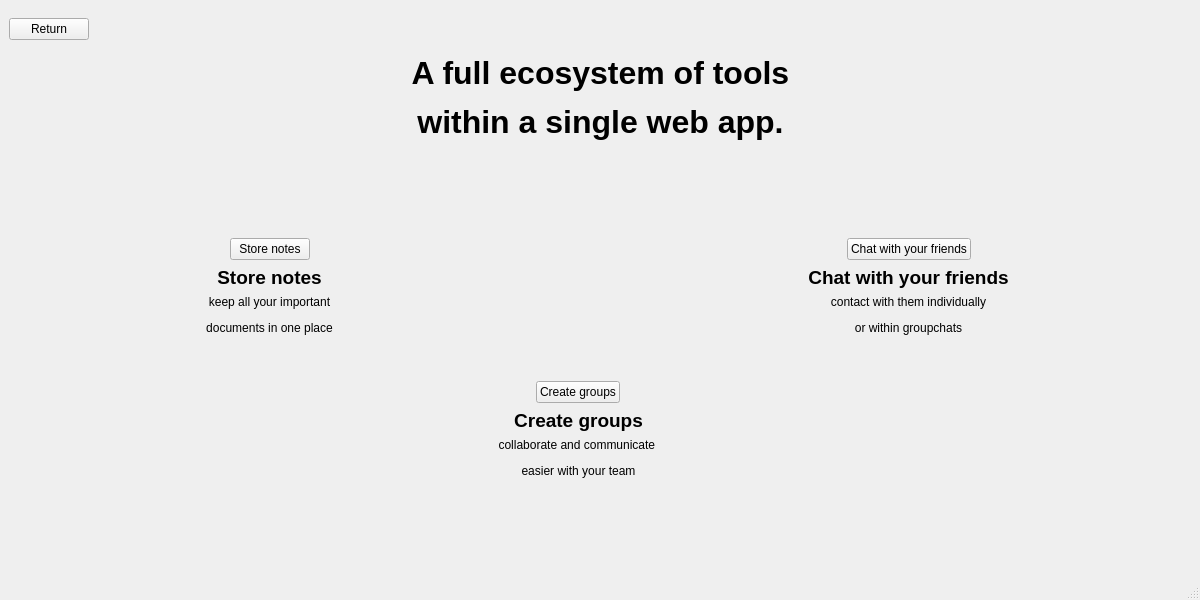
<?xml version="1.0" encoding="UTF-8"?>
<ui version="4.0">
 <class>FeaturesWindow</class>
 <widget class="QMainWindow" name="FeaturesWindow">
  <property name="geometry">
   <rect>
    <x>0</x>
    <y>0</y>
    <width>1200</width>
    <height>600</height>
   </rect>
  </property>
  <property name="windowTitle">
   <string>MainWindow</string>
  </property>
  <widget class="QWidget" name="centralwidget">
   <layout class="QGridLayout" name="gridLayout">
    <item row="0" column="0">
     <layout class="QGridLayout" name="gridLayout_2">
      <item row="3" column="1">
       <widget class="QPushButton" name="button_store_notes">
        <property name="sizePolicy">
         <sizepolicy hsizetype="Fixed" vsizetype="Fixed">
          <horstretch>0</horstretch>
          <verstretch>0</verstretch>
         </sizepolicy>
        </property>
        <property name="text">
         <string>Store notes</string>
        </property>
       </widget>
      </item>
      <item row="1" column="1" colspan="5">
       <widget class="QLabel" name="label">
        <property name="font">
         <font>
          <pointsize>24</pointsize>
          <weight>75</weight>
          <bold>true</bold>
         </font>
        </property>
        <property name="text">
         <string>&lt;html&gt;&lt;head/&gt;&lt;body&gt;&lt;p&gt;A full ecosystem of tools&lt;/p&gt;&lt;p&gt;within a single web app.&lt;/p&gt;&lt;/body&gt;&lt;/html&gt;</string>
        </property>
        <property name="alignment">
         <set>Qt::AlignCenter</set>
        </property>
       </widget>
      </item>
      <item row="3" column="6">
       <spacer name="horizontalSpacer_8">
        <property name="orientation">
         <enum>Qt::Horizontal</enum>
        </property>
        <property name="sizeHint" stdset="0">
         <size>
          <width>40</width>
          <height>20</height>
         </size>
        </property>
       </spacer>
      </item>
      <item row="3" column="0">
       <spacer name="verticalSpacer_4">
        <property name="orientation">
         <enum>Qt::Horizontal</enum>
        </property>
        <property name="sizeHint" stdset="0">
         <size>
          <width>40</width>
          <height>20</height>
         </size>
        </property>
       </spacer>
      </item>
      <item row="2" column="3">
       <spacer name="verticalSpacer_2">
        <property name="orientation">
         <enum>Qt::Vertical</enum>
        </property>
        <property name="sizeHint" stdset="0">
         <size>
          <width>20</width>
          <height>40</height>
         </size>
        </property>
       </spacer>
      </item>
      <item row="5" column="4" colspan="3">
       <widget class="QLabel" name="label_5">
        <property name="font">
         <font>
          <pointsize>14</pointsize>
          <weight>75</weight>
          <bold>true</bold>
         </font>
        </property>
        <property name="text">
         <string>Chat with your friends</string>
        </property>
        <property name="alignment">
         <set>Qt::AlignCenter</set>
        </property>
       </widget>
      </item>
      <item row="13" column="3">
       <spacer name="verticalSpacer">
        <property name="orientation">
         <enum>Qt::Vertical</enum>
        </property>
        <property name="sizeHint" stdset="0">
         <size>
          <width>20</width>
          <height>40</height>
         </size>
        </property>
       </spacer>
      </item>
      <item row="6" column="4" colspan="3">
       <widget class="QLabel" name="label_7">
        <property name="text">
         <string>&lt;html&gt;&lt;head/&gt;&lt;body&gt;&lt;p&gt;contact with them individually&lt;/p&gt;&lt;p&gt;or within groupchats&lt;/p&gt;&lt;/body&gt;&lt;/html&gt;</string>
        </property>
        <property name="alignment">
         <set>Qt::AlignCenter</set>
        </property>
       </widget>
      </item>
      <item row="3" column="4">
       <spacer name="horizontalSpacer_7">
        <property name="orientation">
         <enum>Qt::Horizontal</enum>
        </property>
        <property name="sizeHint" stdset="0">
         <size>
          <width>40</width>
          <height>20</height>
         </size>
        </property>
       </spacer>
      </item>
      <item row="11" column="2" colspan="3">
       <widget class="QLabel" name="label_2">
        <property name="font">
         <font>
          <pointsize>14</pointsize>
          <weight>75</weight>
          <bold>true</bold>
         </font>
        </property>
        <property name="text">
         <string>Create groups</string>
        </property>
        <property name="alignment">
         <set>Qt::AlignCenter</set>
        </property>
       </widget>
      </item>
      <item row="0" column="3">
       <spacer name="verticalSpacer_5">
        <property name="orientation">
         <enum>Qt::Vertical</enum>
        </property>
        <property name="sizeType">
         <enum>QSizePolicy::Preferred</enum>
        </property>
        <property name="sizeHint" stdset="0">
         <size>
          <width>20</width>
          <height>40</height>
         </size>
        </property>
       </spacer>
      </item>
      <item row="9" column="4">
       <spacer name="horizontalSpacer_5">
        <property name="orientation">
         <enum>Qt::Horizontal</enum>
        </property>
        <property name="sizeHint" stdset="0">
         <size>
          <width>40</width>
          <height>20</height>
         </size>
        </property>
       </spacer>
      </item>
      <item row="12" column="2" colspan="3">
       <widget class="QLabel" name="label_3">
        <property name="text">
         <string>&lt;html&gt;&lt;head/&gt;&lt;body&gt;&lt;p&gt;collaborate and communicate &lt;/p&gt;&lt;p&gt;easier with your team&lt;/p&gt;&lt;/body&gt;&lt;/html&gt;</string>
        </property>
        <property name="alignment">
         <set>Qt::AlignCenter</set>
        </property>
       </widget>
      </item>
      <item row="3" column="5">
       <widget class="QPushButton" name="button_chat_with_friends">
        <property name="sizePolicy">
         <sizepolicy hsizetype="Fixed" vsizetype="Fixed">
          <horstretch>0</horstretch>
          <verstretch>0</verstretch>
         </sizepolicy>
        </property>
        <property name="text">
         <string>Chat with your friends</string>
        </property>
       </widget>
      </item>
      <item row="5" column="0" colspan="3">
       <widget class="QLabel" name="label_4">
        <property name="font">
         <font>
          <pointsize>14</pointsize>
          <weight>75</weight>
          <bold>true</bold>
         </font>
        </property>
        <property name="text">
         <string>Store notes</string>
        </property>
        <property name="alignment">
         <set>Qt::AlignCenter</set>
        </property>
       </widget>
      </item>
      <item row="6" column="0" colspan="3">
       <widget class="QLabel" name="label_6">
        <property name="text">
         <string>&lt;html&gt;&lt;head/&gt;&lt;body&gt;&lt;p&gt;keep all your important&lt;/p&gt;&lt;p&gt;documents in one place&lt;/p&gt;&lt;/body&gt;&lt;/html&gt;</string>
        </property>
        <property name="alignment">
         <set>Qt::AlignCenter</set>
        </property>
       </widget>
      </item>
      <item row="3" column="2">
       <spacer name="horizontalSpacer_6">
        <property name="orientation">
         <enum>Qt::Horizontal</enum>
        </property>
        <property name="sizeHint" stdset="0">
         <size>
          <width>40</width>
          <height>20</height>
         </size>
        </property>
       </spacer>
      </item>
      <item row="0" column="0">
       <widget class="QPushButton" name="button_return">
        <property name="sizePolicy">
         <sizepolicy hsizetype="Fixed" vsizetype="Fixed">
          <horstretch>0</horstretch>
          <verstretch>0</verstretch>
         </sizepolicy>
        </property>
        <property name="text">
         <string>Return</string>
        </property>
       </widget>
      </item>
      <item row="9" column="3">
       <widget class="QPushButton" name="button_create_groups">
        <property name="sizePolicy">
         <sizepolicy hsizetype="Fixed" vsizetype="Fixed">
          <horstretch>0</horstretch>
          <verstretch>0</verstretch>
         </sizepolicy>
        </property>
        <property name="layoutDirection">
         <enum>Qt::LeftToRight</enum>
        </property>
        <property name="text">
         <string>Create groups</string>
        </property>
       </widget>
      </item>
      <item row="7" column="3">
       <spacer name="verticalSpacer_3">
        <property name="orientation">
         <enum>Qt::Vertical</enum>
        </property>
        <property name="sizeType">
         <enum>QSizePolicy::Fixed</enum>
        </property>
        <property name="sizeHint" stdset="0">
         <size>
          <width>20</width>
          <height>40</height>
         </size>
        </property>
       </spacer>
      </item>
      <item row="9" column="2">
       <spacer name="horizontalSpacer">
        <property name="orientation">
         <enum>Qt::Horizontal</enum>
        </property>
        <property name="sizeHint" stdset="0">
         <size>
          <width>40</width>
          <height>20</height>
         </size>
        </property>
       </spacer>
      </item>
     </layout>
    </item>
   </layout>
  </widget>
  <widget class="QMenuBar" name="menubar">
   <property name="geometry">
    <rect>
     <x>0</x>
     <y>0</y>
     <width>1200</width>
     <height>21</height>
    </rect>
   </property>
  </widget>
  <widget class="QStatusBar" name="statusbar"/>
 </widget>
 <resources/>
 <connections/>
</ui>
